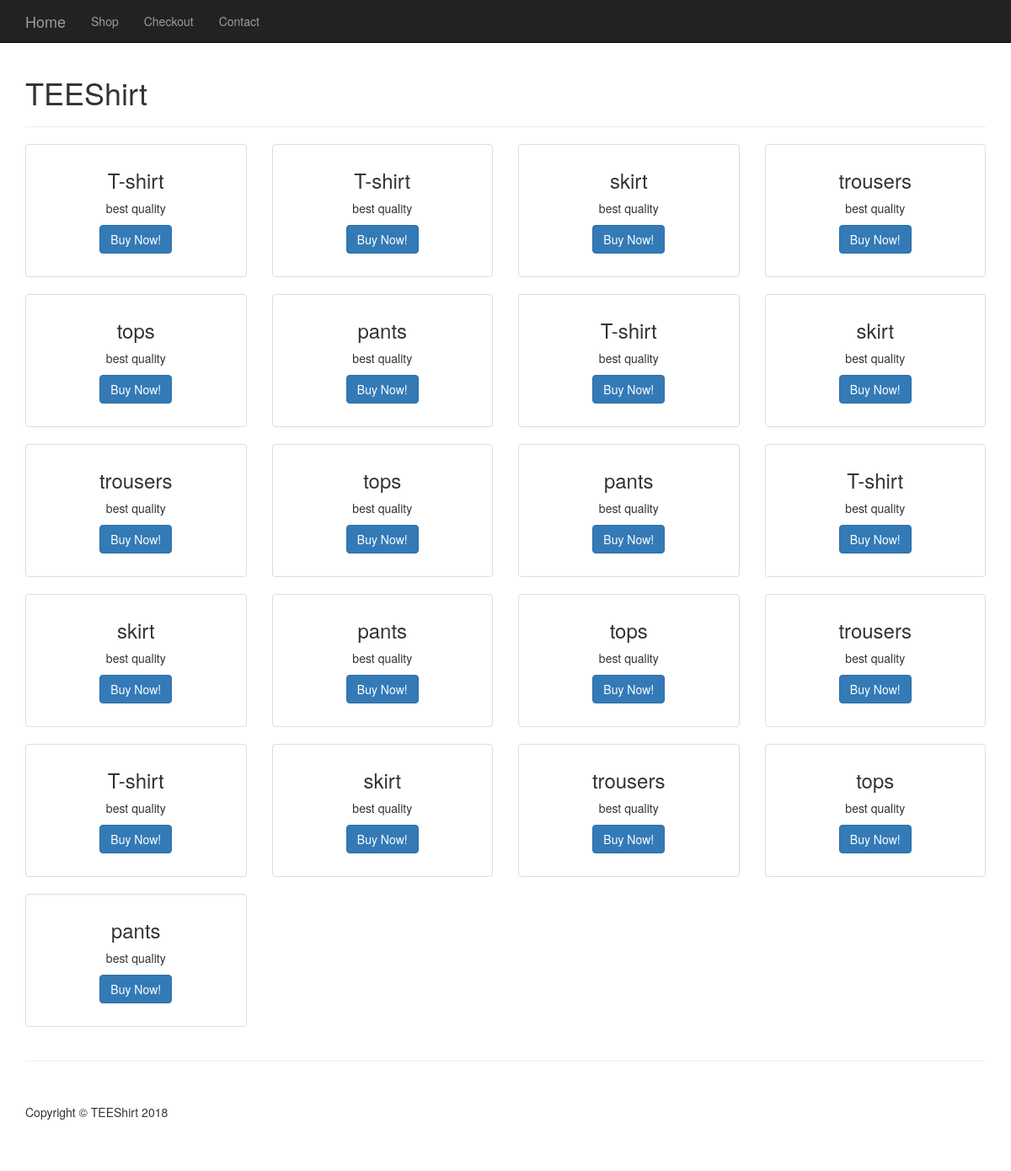
The page /shop.php on the database its author committed.
### tables this page shows
CREATE TABLE `products` (
  `product_id` int(11) NOT NULL,
  `product_title` varchar(255) NOT NULL,
  `product_category_id` int(11) NOT NULL,
  `product_price` float NOT NULL,
  `product_quantity` int(11) NOT NULL,
  `product_description` text NOT NULL,
  `short_desc` text NOT NULL,
  `product_image` varchar(255) NOT NULL
);

### resources/functions.php (the view, shortened to what this page needs)
<?php
$upload_directory = "uploads";
function query($sql) {
global $connection;
return mysqli_query($connection, $sql);
}
function fetch_array($result){
return mysqli_fetch_array($result);
}
function get_products_in_shop_page() {
$query = query(" SELECT * FROM products");
while($row = fetch_array($query)) {
$product_image = display_image($row['product_image']);
$product = <<<DELIMETER
            <div class="col-md-3 col-sm-6 hero-feature">
                <div class="thumbnail">
                    <img src="../resources/{$product_image}" alt="">
                    <div class="caption">
                        <h3>{$row['product_title']}</h3>
                        <p>best quality</p>
                        <p>
                            <a href="../resources/cart.php?add={$row['product_id']}" class="btn btn-primary">Buy Now!</a>
                        </p>
                    </div>
                </div>
            </div>
DELIMETER;
echo $product;
        }
}
function display_image($picture) {
global $upload_directory;
return $upload_directory  . DS . $picture;
}
 ?>

### resources/templates/front/header.php (shortened to what this page needs)
<!DOCTYPE html>
<html lang="en">
<head>
    <link href="css/bootstrap.min.css" rel="stylesheet">
    <link href="css/shop-homepage.css" rel="stylesheet">
    <link href="css/styles.css" rel="stylesheet">
</head>
<body>
    <nav class="navbar navbar-inverse navbar-fixed-top" role="navigation">
      <?php include(TEMPLATE_FRONT . DS . "top_nav.php") ?>
    </nav>

### resources/templates/front/top_nav.php (shortened to what this page needs)
<div class="container">
          <div class="navbar-header">
              <a class="navbar-brand" href="index.php">Home</a>
          </div>
          <div class="collapse navbar-collapse" id="bs-example-navbar-collapse-1">
              <ul class="nav navbar-nav">
                  <li>
                      <a href="shop.php">Shop</a>
                  </li>
                   <li>
                      <a href="checkout.php">Checkout</a>
                  </li>
                  <li >
                      <a href="contact.php">Contact</a>
                  </li>
              </ul>
          </div>
      </div>

### public/shop.php (shortened to what this page needs)
<?php include(TEMPLATE_FRONT . DS . "header.php") ?>
    <div class="container">
        <header>
            <h1>TEEShirt</h1>
        </header>
        <hr>
        <div class="row text-center">
         <?php get_products_in_shop_page(); ?>
        </div>
    </div>
<?php include(TEMPLATE_FRONT . DS . "footer.php") ?>

### resources/templates/front/footer.php (shortened to what this page needs)
<html>
<body>
    <div class="container">
        <hr>
        <footer>
            <div class="row">
                <div class="col-lg-12">
                    <p>Copyright &copy; TEEShirt 2018</p>
                </div>
            </div>
        </footer>
    </div>
</body>
</html>

### public/css/shop-homepage.css (style rules this page uses)
body { padding-top: 70px; }
.caption { height: 130px; overflow: hidden; }
.thumbnail { padding: 0; }
footer { margin: 50px 0; }

### public/css/styles.css (style rules this page uses)
.caption { height: 156px; }

### rows shown on the page
products: product_title "T-shirt"
products: product_title "T-shirt"
products: product_title "skirt"
products: product_title "trousers"
products: product_title "tops"
products: product_title "pants"
products: product_title "T-shirt"
products: product_title "skirt"
products: product_title "trousers"
products: product_title "tops"
products: product_title "pants"
products: product_title "T-shirt"
products: product_title "skirt"
products: product_title "pants"
products: product_title "tops"
products: product_title "trousers"
products: product_title "T-shirt"
products: product_title "skirt"
products: product_title "trousers"
products: product_title "tops"
products: product_title "pants"
